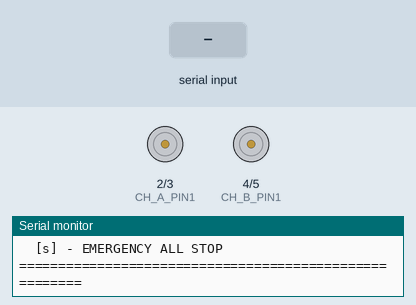
The sketch below on a simulated Arduino Uno, built with avr-gcc and run on an emulated ATmega328P. Shown: motor-driver pin pairs drawn as motors (green arrow = first pin HIGH = forward, orange = second pin HIGH = backward, longer = more drive), the last lines printed to the serial monitor. The test bench sets the inputs (shaded band).

Above: at 2.2 s.
2.3 s: "1" received over Serial
At 2.9 s:
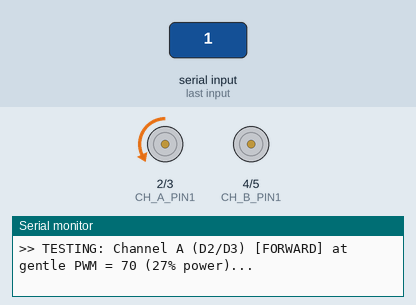
5.3 s: "3" received over Serial
At 6.4 s:
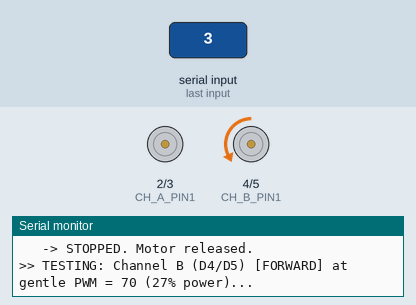
8.3 s: "a" received over Serial
At 11.6 s:
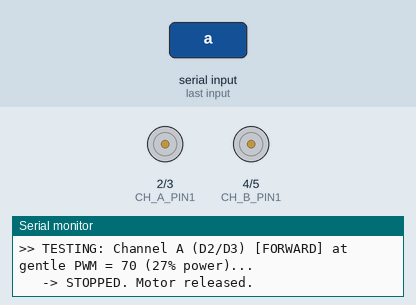
Timing chart, 0 to 18.8 s (numbered marks = the images above; inputs shaded):
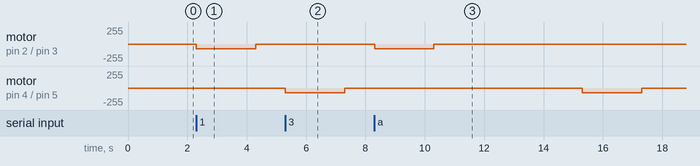

Measured:
- after the input at 2.3 s, motor on pin 2 (CH_A_PIN1) / pin 3 (CH_A_PIN2): stopped → backward 70/255 at once, → stopped 2.0 s later
- after the input at 5.3 s, motor on pin 4 (CH_B_PIN1) / pin 5 (CH_B_PIN2): stopped → backward 70/255 at once, → stopped 2.0 s later
- after the input at 8.3 s, motor on pin 2 (CH_A_PIN1) / pin 3 (CH_A_PIN2): stopped → backward 70/255 at once, → stopped 2.0 s later; motor on pin 4 (CH_B_PIN1) / pin 5 (CH_B_PIN2): stopped → backward 70/255 after 7.0 s, → stopped 2.0 s later

The sketch:

uno_q_motor_test.ino
```cpp
/**
 * TerraGuard - Safe Low-Power Motor & Driver Diagnostic Tool
 *
 * Specifically designed to safely test dual H-Bridge motor drivers
 * at gentle, low-power settings (25% - 35% PWM) with safety auto-shutoff.
 *
 * Pins tested:
 * Driver Channel A: IN1 = D2, IN2 = D3
 * Driver Channel B: IN3 = D4, IN4 = D5
 */

#include <Arduino.h>

// Driver 1 / Left Side Pins
#define CH_A_PIN1 2  // D2
#define CH_A_PIN2 3  // D3
#define CH_B_PIN1 4  // D4
#define CH_B_PIN2 5  // D5

// Safe Low-Power PWM Speed (65 out of 255 = ~25% power)
const int GENTLE_SPEED = 70;
const int TEST_DURATION_MS = 2000; // 2 seconds run time per test

void stop_all_motors() {
    digitalWrite(CH_A_PIN1, LOW);
    digitalWrite(CH_A_PIN2, LOW);
    digitalWrite(CH_B_PIN1, LOW);
    digitalWrite(CH_B_PIN2, LOW);
}

void setup() {
    Serial.begin(115200);

    // Set all motor pins as OUTPUT and immediately drive LOW (Coast / 0V)
    pinMode(CH_A_PIN1, OUTPUT);
    pinMode(CH_A_PIN2, OUTPUT);
    pinMode(CH_B_PIN1, OUTPUT);
    pinMode(CH_B_PIN2, OUTPUT);
    stop_all_motors();

    delay(1000);
    Serial.println("\n=======================================================");
    Serial.println("   TERRAGUARD - SAFE MOTOR & DRIVER DIAGNOSTIC TOOL");
    Serial.println("=======================================================");
    Serial.println("Safety Mode: Active (Speed capped at gentle ~27% PWM)");
    Serial.println("Channels configured:");
    Serial.println("  - Channel A: IN1 (D2), IN2 (D3)");
    Serial.println("  - Channel B: IN3 (D4), IN4 (D5)");
    Serial.println("\nType a command in Serial monitor or wait for Auto-Test:");
    Serial.println("  [1] - Test Channel A FORWARD (2 sec)");
    Serial.println("  [2] - Test Channel A REVERSE (2 sec)");
    Serial.println("  [3] - Test Channel B FORWARD (2 sec)");
    Serial.println("  [4] - Test Channel B REVERSE (2 sec)");
    Serial.println("  [a] - Run Complete Automated Gentle Test");
    Serial.println("  [s] - EMERGENCY ALL STOP");
    Serial.println("=======================================================\n");
}

void test_channel(const char* name, int pin1, int pin2, bool forward, int speed, int duration_ms) {
    Serial.print(">> TESTING: ");
    Serial.print(name);
    Serial.print(forward ? " [FORWARD] " : " [REVERSE] ");
    Serial.print("at gentle PWM = ");
    Serial.print(speed);
    Serial.println(" (27% power)...");

    if (forward) {
        digitalWrite(pin1, LOW);
        analogWrite(pin2, speed);
    } else {
        digitalWrite(pin2, LOW);
        analogWrite(pin1, speed);
    }

    delay(duration_ms);

    stop_all_motors();
    Serial.println("   -> STOPPED. Motor released.\n");
    delay(500);
}

void run_automated_test() {
    Serial.println(">>> STARTING AUTOMATED LOW-POWER TEST SEQUENCE <<<\n");

    // 1. Channel A Forward
    test_channel("Channel A (D2/D3)", CH_A_PIN1, CH_A_PIN2, true, GENTLE_SPEED, TEST_DURATION_MS);
    delay(1000);

    // 2. Channel A Reverse
    test_channel("Channel A (D2/D3)", CH_A_PIN1, CH_A_PIN2, false, GENTLE_SPEED, TEST_DURATION_MS);
    delay(1000);

    // 3. Channel B Forward
    test_channel("Channel B (D4/D5)", CH_B_PIN1, CH_B_PIN2, true, GENTLE_SPEED, TEST_DURATION_MS);
    delay(1000);

    // 4. Channel B Reverse
    test_channel("Channel B (D4/D5)", CH_B_PIN1, CH_B_PIN2, false, GENTLE_SPEED, TEST_DURATION_MS);

    Serial.println(">>> AUTOMATED TEST COMPLETE! All motors stopped. <<<\n");
}

void loop() {
    if (Serial.available() > 0) {
        char cmd = Serial.read();
        if (cmd == '1') {
            test_channel("Channel A (D2/D3)", CH_A_PIN1, CH_A_PIN2, true, GENTLE_SPEED, TEST_DURATION_MS);
        } else if (cmd == '2') {
            test_channel("Channel A (D2/D3)", CH_A_PIN1, CH_A_PIN2, false, GENTLE_SPEED, TEST_DURATION_MS);
        } else if (cmd == '3') {
            test_channel("Channel B (D4/D5)", CH_B_PIN1, CH_B_PIN2, true, GENTLE_SPEED, TEST_DURATION_MS);
        } else if (cmd == '4') {
            test_channel("Channel B (D4/D5)", CH_B_PIN1, CH_B_PIN2, false, GENTLE_SPEED, TEST_DURATION_MS);
        } else if (cmd == 'a' || cmd == 'A') {
            run_automated_test();
        } else if (cmd == 's' || cmd == 'S') {
            stop_all_motors();
            Serial.println("[!] ALL MOTORS FORCED STOPPED.");
        }
    }
}
```
